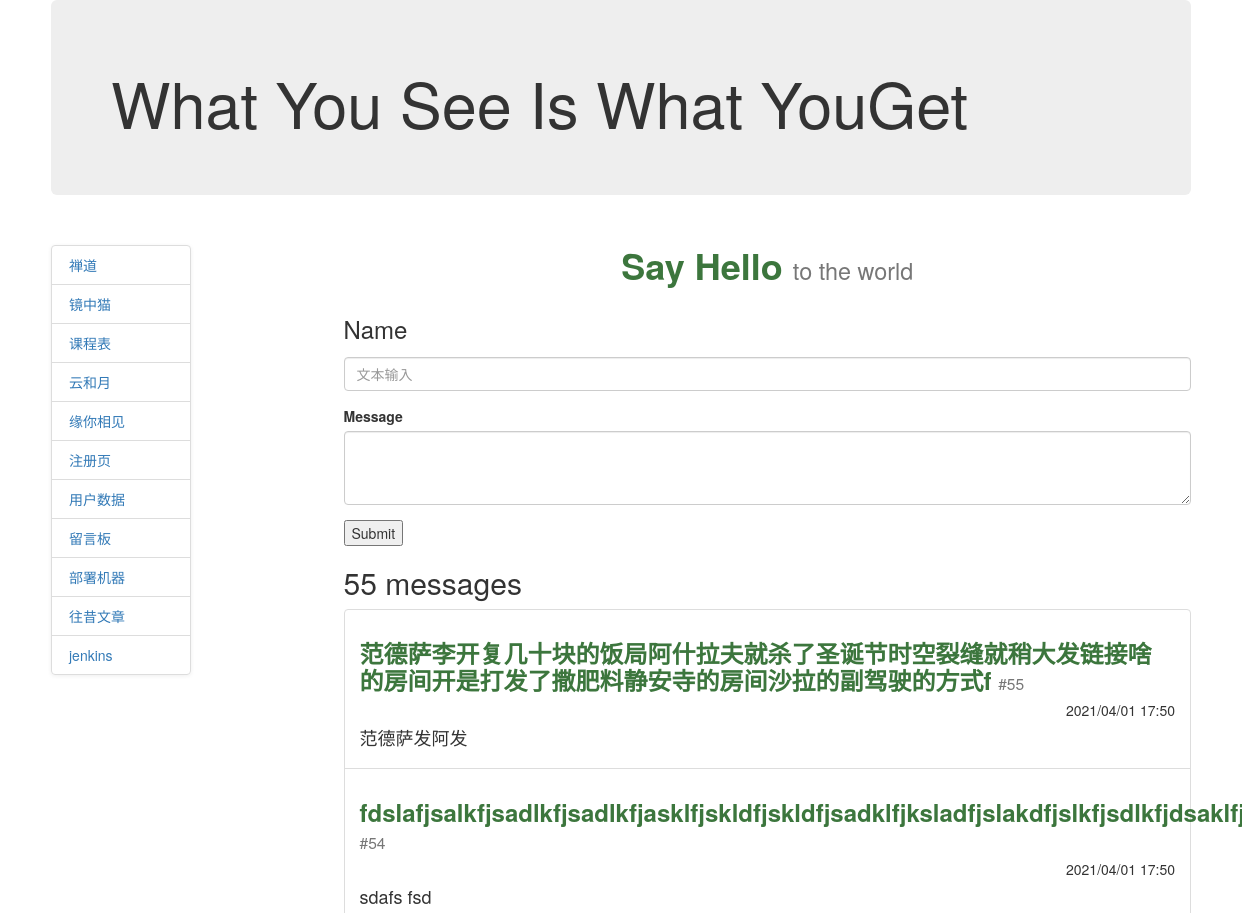
Page /message/messagelist (upper part) on the earlier database version.
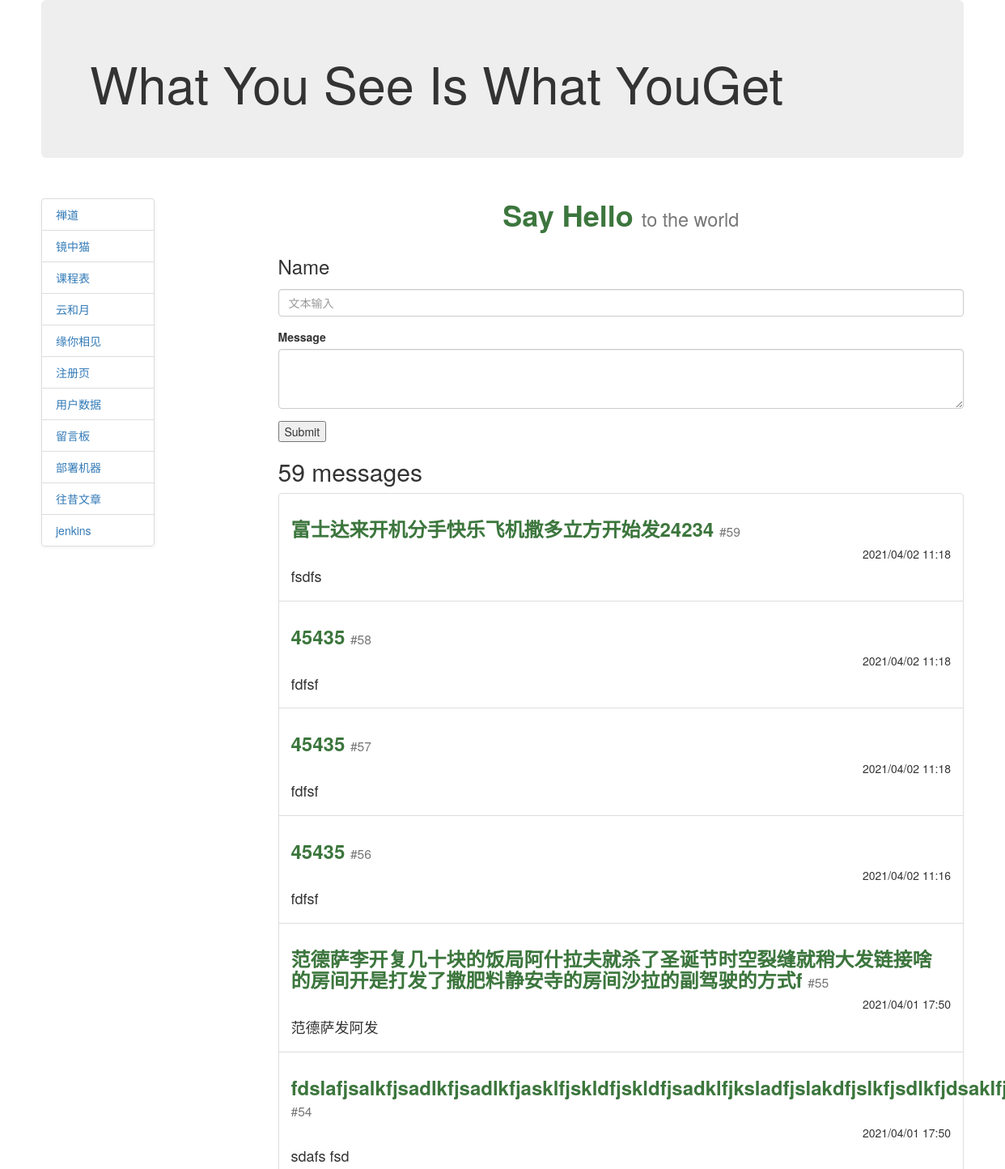
Same page on the later database version.
### models.py (models this page shows)
class Message(db.Model):
    id = db.Column(db.Integer, primary_key=True)
    author = db.Column(db.String(20))
    author_text = db.Column(db.String(200))
    timestamp = db.Column(db.DateTime, default=datetime.now, index=True)

### views/messages/messages.py (the view)
@message_app.route("/messagelist", methods=['get', 'post'])
def messageList():
    messages = Message.query.order_by(Message.timestamp.desc()).all()
    return render_template("board-item/say-hello.html", messages=messages)

### templates/board-item/say-hello.html (shortened to what this page needs)
{% extends 'base02.html' %}
{% block content %}
<div class="nav">
	<h1 class="text-center display-4">
		<a href="#" class="text-success"><strong>Say Hello</strong></a>
		<small class="text-muted sub-title">to the world</small>
	</h1>
</div>
<div class="body">
	<form action="{{ url_for("message_app.sayHello") }}" method="post">
		  <div class="form-group">
			<label><h3>Name</h3></label><br>
				<input type="text" class="form-control" name="author" placeholder="文本输入" required>
			</div>
		  <div class="form-group">
			<label for="name">Message</label><br>
			<textarea class="form-control" name="author-text" rows="3" required></textarea>
		  </div>
		<input type="submit" value="Submit"/>
	</form>
	<h2>{{ messages|length }} messages</h2>
	<ul class="list-group">
		{% for message in messages %}
		<li class="list-group-item">
			<h3>
				<a href="#" class="text-success"><strong>{{ message.author }}</strong></a>
				<small class="text-muted sub-title">#{{ message.id }}</small>
			</h3>
			<h5 class="text-right">{{ message.timestamp.strftime('%Y/%m/%d %H:%M') }} </h5>
			<h4>{{ message.author_text }}</h4>
		</li>
		{% endfor %}
	</ul>
</div>
{% endblock %}

### templates/base02.html (shortened to what this page needs)
<!DOCTYPE html>
<html>
<head>
<link rel="stylesheet" href="http://cdn.static.runoob.com/libs/bootstrap/3.3.7/css/bootstrap.min.css">
</head>
<body data-spy="scroll" data-target="#myScrollspy">
<div class="container">
   <div class="jumbotron">
        <h1>What You See Is What YouGet</h1>
    </div>
    <div class="row">
        <div class="col-xs-3" id="myScrollspy">
            <ul class="nav nav-tabs nav-stacked" data-spy="affix" data-offset-top="125">
				<li><a href="{{ url_for("zen") }}">禅道</a></li>
				<li><a href="{{ url_for("crystal") }}">镜中猫</a></li>
				<li><a href="{{ url_for("schedule") }}">课程表</a></li>
				<li><a href="{{ url_for("sun") }}">云和月</a></li>
				<li><a href="{{ url_for("form") }}">缘你相见</a></li>
				<li><a href="{{ url_for("user_app.register") }}">注册页</a></li>
				<li><a href="{{ url_for("user_app.userList") }}">用户数据</a></li>
                <li><a href="{{ url_for("message_app.messageList") }}">留言板</a></li>
				<li><a href="http://8.135.10.27:5000">部署机器</a></li>
				<li><a href="https://blog.csdn.net/LiXueFu727224204">往昔文章</a></li>
				<li><a href="http://1.15.50.20:8080/">jenkins</a></li>
            </ul>
        </div>
        <div class="col-xs-9">
			{% block content %}{% endblock %}
        </div>
    </div>
</div>
</body>
</html>

### templates/base02.html (style rules this page uses)
ul.nav-tabs { width: 140px; margin-top: 20px; border-radius: 4px; border: 1px solid #ddd; box-shadow: 0 1px 4px rgba(0, 0, 0, 0.067); }
ul.nav-tabs li { margin: 0; border-top: 1px solid #ddd; }
ul.nav-tabs li:first-child { border-top: none; }
ul.nav-tabs li a { margin: 0; padding: 8px 16px; border-radius: 0; }
ul.nav-tabs li:first-child a { border-radius: 4px 4px 0 0; }
ul.nav-tabs li:last-child a { border-radius: 0 0 4px 4px; }

Differences in the rows shown:
added Message: author "富士达来开机分手快乐飞机撒多立方开始发24234", id "59", timestamp "2021/04/02 11:18", author_text "fsdfs"
added Message: author "45435", id "58", timestamp "2021/04/02 11:18", author_text "fdfsf"
added Message: author "45435", id "57", timestamp "2021/04/02 11:18", author_text "fdfsf"
added Message: author "45435", id "56", timestamp "2021/04/02 11:16", author_text "fdfsf"
Other differences:
{{ messages|length }}: "55" → "59"
